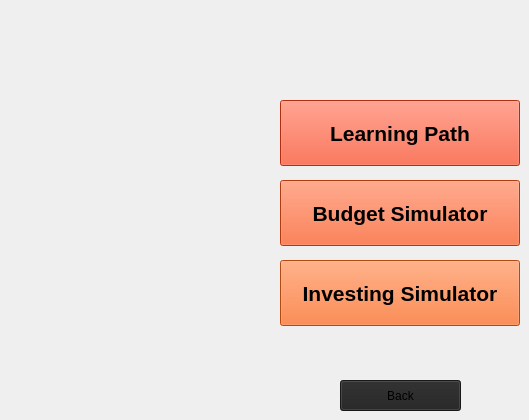
      <widget class="QWidget" name="page1_menuPage">
       <widget class="QPushButton" name="learningPathButton">
        <property name="geometry">
         <rect>
          <x>280</x>
          <y>100</y>
          <width>240</width>
          <height>66</height>
         </rect>
        </property>
        <property name="font">
         <font>
          <pointsize>16</pointsize>
          <bold>true</bold>
         </font>
        </property>
        <property name="styleSheet">
         <string notr="true">background-color: rgba(255, 60, 20, 1);</string>
        </property>
        <property name="text">
         <string>Learning Path</string>
        </property>
       </widget>
       <widget class="QPushButton" name="backToWelcomeScreenButton">
        <property name="geometry">
         <rect>
          <x>340</x>
          <y>380</y>
          <width>121</width>
          <height>31</height>
         </rect>
        </property>
        <property name="styleSheet">
         <string notr="true">background-color: rgba(35, 35, 35, 1);</string>
        </property>
        <property name="text">
         <string>Back</string>
        </property>
       </widget>
       <widget class="QPushButton" name="budgetingSimulatorButton">
        <property name="enabled">
         <bool>true</bool>
        </property>
        <property name="geometry">
         <rect>
          <x>280</x>
          <y>180</y>
          <width>240</width>
          <height>66</height>
         </rect>
        </property>
        <property name="font">
         <font>
          <pointsize>16</pointsize>
          <bold>true</bold>
         </font>
        </property>
        <property name="styleSheet">
         <string notr="true">background-color: rgba(255, 80, 20, 1);</string>
        </property>
        <property name="text">
         <string>Budget Simulator</string>
        </property>
       </widget>
       <widget class="QPushButton" name="investingSimulatorButton">
        <property name="enabled">
         <bool>true</bool>
        </property>
        <property name="geometry">
         <rect>
          <x>280</x>
          <y>260</y>
          <width>240</width>
          <height>66</height>
         </rect>
        </property>
        <property name="font">
         <font>
          <pointsize>16</pointsize>
          <bold>true</bold>
         </font>
        </property>
        <property name="styleSheet">
         <string notr="true">background-color: rgba(255, 100, 20, 1);</string>
        </property>
        <property name="text">
         <string>Investing Simulator</string>
        </property>
       </widget>
      </widget>
